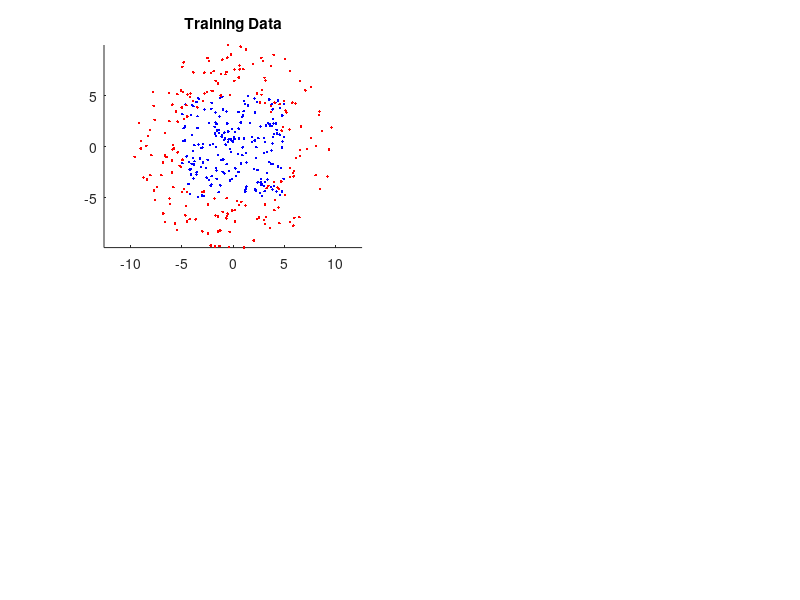

Here is the MATLAB script that generated this plot: (Note: this script raises an error after producing the figure.)
% Example for trainAdaBoost.m

% Clear previous data.
clear all;
close all;
clc;


% Create training data with two classes.
% The "blue" class is defined as the group of points inside of
% a square centered at the origin and with side 10.
% The "red" class is defined as the group of points inside of
% a circle centered at the origin, with radius 10,
% surrounding the blue square.
blue = [(-5 + 10 .* rand(200, 1)) (-5 + 10 .* rand(200, 1))];
angle = rand(200,1) * 2 * pi;
radius = rand(200,1) * 5 + 5;
red = [(sin(angle) .* radius) (cos(angle) .* radius)];
clear angle radius;

% Create matrices holding the feature and class
% information of the training data.
datafeatures = [blue; red];
dataclass(1:200) = 1;
dataclass(201:400) = -1;

% Show training data.
figure, subplot(2, 2, 1), hold on, axis equal;
plot(blue(:, 1), blue(:, 2), 'b.');
plot(red(:, 1), red(:, 2), 'r.');
title('Training Data');

% Train the AdaBoost classifier.
[adaboostClassifier, predictedClass] = ...
    trainAdaBoost(datafeatures, dataclass', 20);

% Retrieve training results.
blue = datafeatures(predictedClass == 1, :);
red = datafeatures(predictedClass == -1, :);

% Show training results.
subplot(2, 2, 2), hold on, axis equal;
plot(blue(:, 1), blue(:, 2), 'b.');
plot(red(:, 1), red(:, 2), 'r.');
title('Training Data Classified Using AdaBoost Classifier');

% Show how the classification error changes as
% weak classifiers are added to the model.
error = zeros(1, length(adaboostClassifier)); 
for i = 1:length(adaboostClassifier)
    error(i) = adaboostClassifier(i).error;
end
subplot(2, 2, 3), plot(error), grid on;
title('Classification Error VS. Number of Weak Classifiers');

% Create test data.
angle = rand(300,1) * 2 * pi;
radius = -10 + 20 .* rand(300, 1);
testdata = [(sin(angle) .* radius) (cos(angle) .* radius)];
clear angle radius;

% Classify the testdata with the trained model.
testclass = applyAdaBoost(adaboostClassifier, testdata);

% Retrieve test results.
blue = testdata(testclass == 1, :);
red = testdata(testclass == -1, :);

% Show test results.
subplot(2, 2, 4), hold on, axis equal;
plot(blue(:, 1), blue(:, 2), 'b.');
plot(red(:, 1), red(:, 2), 'r.');
title('Test Data Classified Using AdaBoost Classifier');